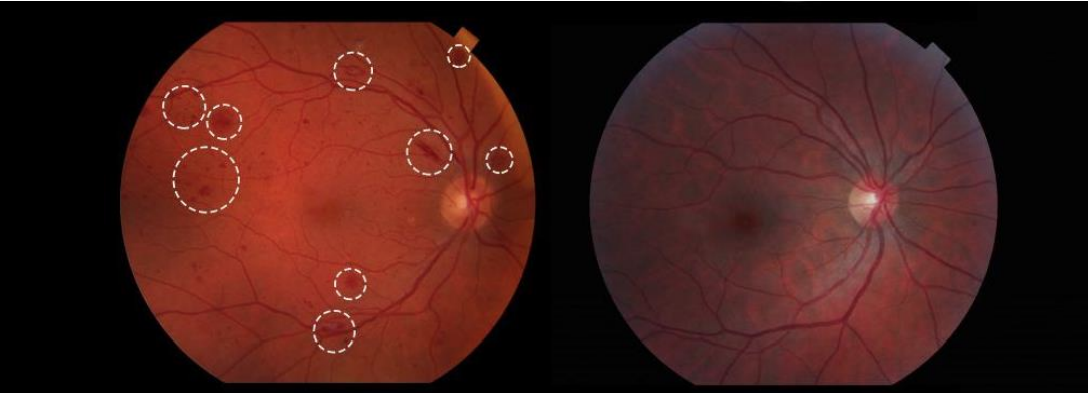
#> input picture NegatifDonusum/retina.png, 1088 x 393 px
$ jupyter execute NegatifDonusum.ipynb
#> lines starting #> are read from the running program, lines starting #| are printed output that depends on the picture
[cell 1]
import cv2
import pathlib
from pathlib import Path

[cell 2]
path = str(Path(pathlib.Path().absolute()).parents[0])
path+="/NegatifDonusum"

[cell 3]
image = cv2.imread(path+'/retina.png') #retina goruntusu
#> image is the input picture: shape (393, 1088, 3); mean B, G, R 25.6, 30, 69.4
image_gray = cv2.imread(path+'/retina.png',cv2.IMREAD_GRAYSCALE) #grayscale retina goruntusu
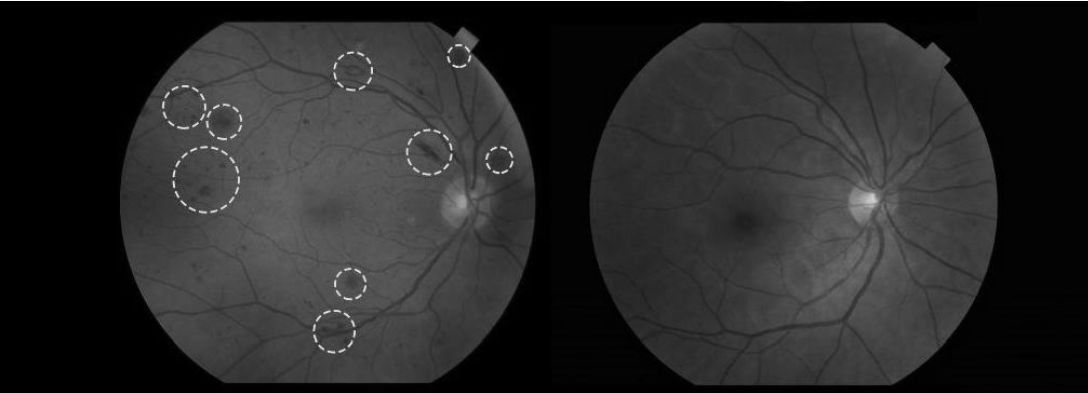
#> image_gray: shape (393, 1088); min 0, max 255, mean 40.9

[cell 4]
colored_negative = abs(255-image)
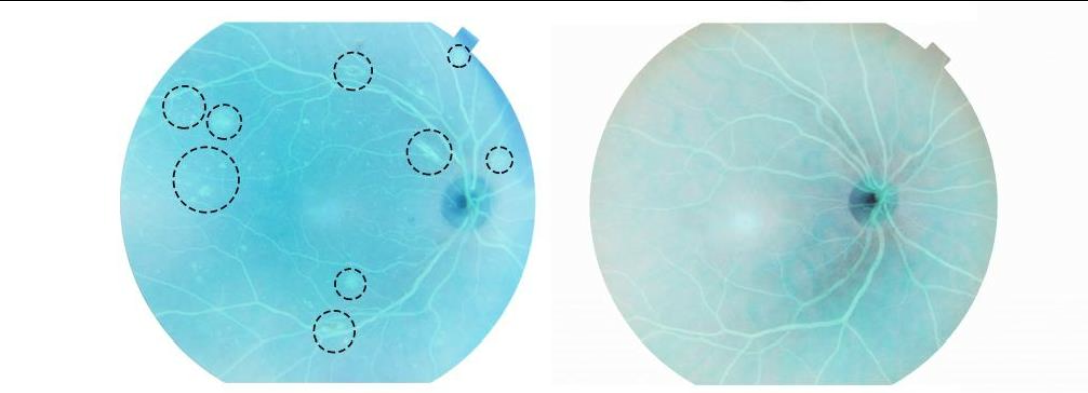
#> colored_negative: shape (393, 1088, 3); mean B, G, R 229.4, 225, 185.6
gray_negative = abs(255-image_gray)
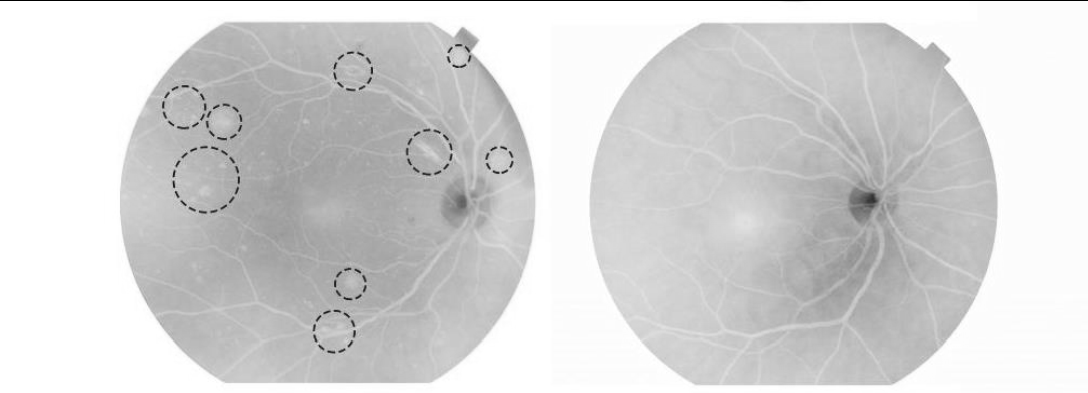
#> gray_negative: shape (393, 1088); min 0, max 255, mean 214.1
